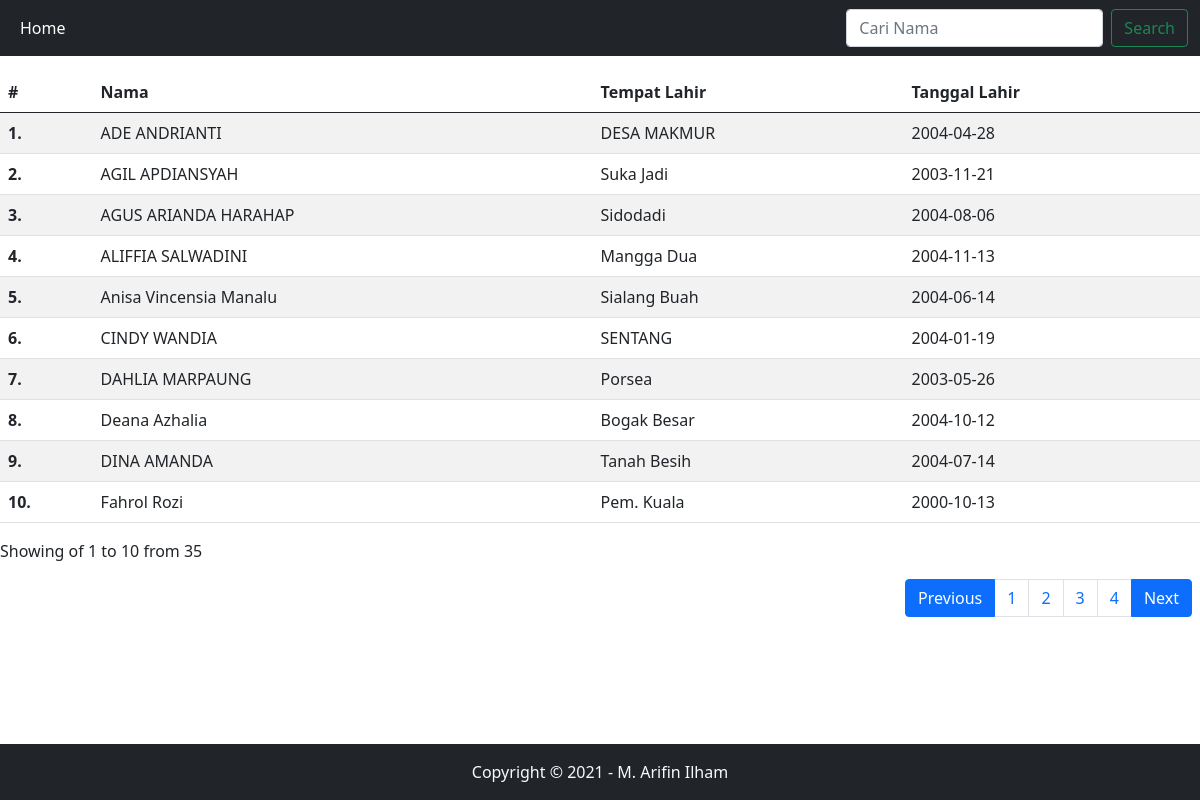
The page / on the database its author committed.
### tables this page shows
CREATE TABLE `db_siswa` (
  `id` int(11) NOT NULL,
  `nama` text NOT NULL,
  `tempat_lahir` text NOT NULL,
  `tanggal_lahir` date NOT NULL
);

### index.php (the view, shortened to what this page needs)
<!doctype html>
<html lang="en">
  <head>
    <link href="https://cdn.jsdelivr.net/npm/bootstrap@5.0.2/dist/css/bootstrap.min.css" rel="stylesheet">
  </head>
  <body>
      <nav class="navbar navbar-expand-lg navbar-dark bg-dark fixed-top">
  <div class="container-fluid">
    <div class="collapse navbar-collapse" id="navbarSupportedContent">
      <ul class="navbar-nav me-auto mb-2 mb-lg-0">
        <li class="nav-item">
          <a class="nav-link active" aria-current="page" href="/">Home</a>
        </li>
      </ul>
      <form class="d-flex" action="" method="GET">
        <input class="form-control me-2" type="text" placeholder="Cari Nama" name="q" aria-label="Search">
        <button class="btn btn-outline-success" type="submit">Search</button>
      </form>
    </div>
  </div>
</nav>
<table class="table table-resposive table-striped mt-5">
<thead>
    <tr>
        <th scope="col">#</th>
        <th scope="col">Nama</th>
        <th scope="col">Tempat Lahir</th>
        <th scope="col">Tanggal Lahir</th>
    </tr>
</thead>
<tbody>
    <?php
    include "admin/config.php";
    $batas = 10;
    $q = mysqli_real_escape_string($dbc, htmlspecialchars(htmlentities(stripcslashes($_REQUEST["q"]))));
	$halaman = isset($_GET['halaman'])?(int)$_GET['halaman'] : 1;
	$halaman_awal = ($halaman>1) ? ($halaman * $batas) - $batas : 0;
	$previous = $halaman - 1;
	$next = $halaman + 1;
	$data = mysqli_query($dbc,"select * FROM `db_siswa`");
	$jumlah_data = mysqli_num_rows($data);
	$total_halaman = ceil($jumlah_data / $batas);
    if (!empty($q)) {
        $data_siswa = mysqli_query($dbc, "select * from `db_siswa` where nama like '%$q%'");
    } else {
    $data_siswa = mysqli_query($dbc, "select * FROM `db_siswa` limit $halaman_awal, $batas");
    }
	$nomor = $halaman_awal+1;
  $no1 = $nomor;
  $nomor1 = $no1-1+1;
    while ($row = mysqli_fetch_row($data_siswa)) {
        ?>
    <tr>
      <?=$no1 = $nomor; ?>
        <th scope="row"><?=$nomor++; ?>.</th>
        <td><?=$row[1]; ?></td>
        <td><?=$row[2]; ?></td>
        <td><?=$row[3]; ?></td>
    </tr>
    <?php
    }
    ?>
</tbody>
</table>
<nav>
<ul class="pagination justify-content-start">
    <li class="page-item active">Showing of <?=$nomor1." to ".$no1." from ".$jumlah_data;?></li>
  </ul>
			<ul class="pagination justify-content-end m-2">
				<li class="page-item active">
					<a class="page-link" <?php if($halaman > 1){ echo "href='?halaman=$previous'"; } ?>>Previous</a>
				</li>
				<?php
				for($x=1;$x<=$total_halaman;$x++){
					?>
					<li class="page-item"><a class="page-link" href="?halaman=<?php echo $x ?>"><?php echo $x; ?></a></li>
					<?php
				}
				?>
				<li class="page-item active">
					<a class="page-link" <?php if($halaman < $total_halaman) { echo "href='?halaman=$next'"; } ?>>Next</a>
				</li>
			</ul>
		</nav>
        <div class="m-5 p-2"></div>
  <footer class="bg-dark text-light text-center p-3 fixed-bottom">Copyright &copy; 2021 - M. Arifin Ilham</footer>
  </body>
</html>

### rows shown on the page
db_siswa: nama "ADE ANDRIANTI", tempat_lahir "DESA MAKMUR", tanggal_lahir "2004-04-28"
db_siswa: nama "AGIL APDIANSYAH", tempat_lahir "Suka Jadi", tanggal_lahir "2003-11-21"
db_siswa: nama "AGUS ARIANDA HARAHAP", tempat_lahir "Sidodadi", tanggal_lahir "2004-08-06"
db_siswa: nama "ALIFFIA SALWADINI", tempat_lahir "Mangga Dua", tanggal_lahir "2004-11-13"
db_siswa: nama "Anisa Vincensia Manalu", tempat_lahir "Sialang Buah", tanggal_lahir "2004-06-14"
db_siswa: nama "CINDY WANDIA", tempat_lahir "SENTANG", tanggal_lahir "2004-01-19"
db_siswa: nama "DAHLIA MARPAUNG", tempat_lahir "Porsea", tanggal_lahir "2003-05-26"
db_siswa: nama "Deana Azhalia", tempat_lahir "Bogak Besar", tanggal_lahir "2004-10-12"
db_siswa: nama "DINA AMANDA", tempat_lahir "Tanah Besih", tanggal_lahir "2004-07-14"
db_siswa: nama "Fahrol Rozi", tempat_lahir "Pem. Kuala", tanggal_lahir "2000-10-13"

### other values the page prints
$nomor1 "1"
$no1 "10"
$jumlah_data "35"
